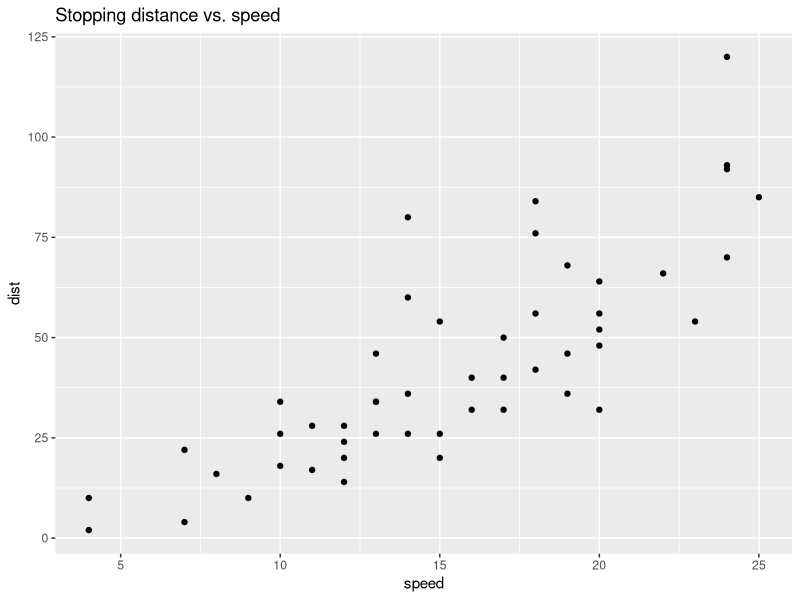
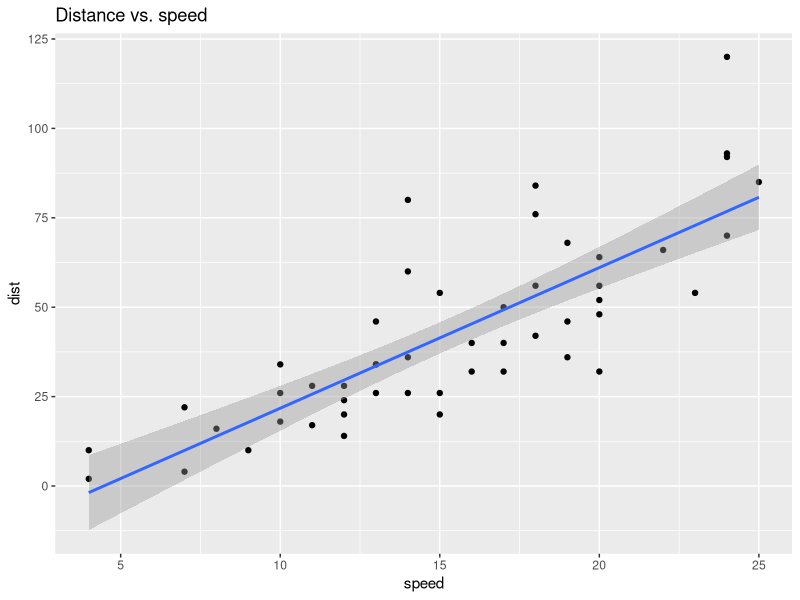
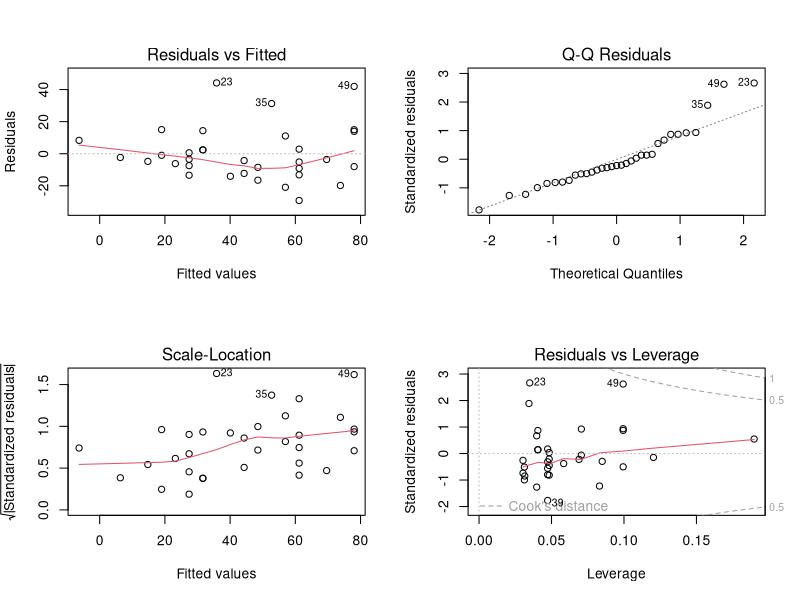

These charts were generated, in order, by the following R code:
## ---- chunk 1
knitr::opts_chunk$set(echo = TRUE)
## ---- chunk 2
library(datasets)
dataset = cars
head(dataset)
## ---- chunk 3
summary(dataset)
## ---- chunk 4
str(dataset)
## ---- chunk 5
library(ggplot2)
ggplot(dataset, aes(x = speed, y = dist)) +
  geom_point() + 
  labs(title = "Stopping distance vs. speed")
## ---- chunk 6
library(caTools)
set.seed(123)
split = sample.split(dataset$dist, SplitRatio = 2/3)
training_set = subset(dataset, split == TRUE)
test_set = subset(dataset, split == FALSE)
## ---- chunk 7
regressor = lm(formula = dist ~ speed,
               data = training_set)
summary(regressor)
## ---- chunk 8
library(ggplot2)
ggplot(dataset, aes(x = speed, y = dist)) +
  geom_point() + 
  geom_smooth(method = lm) +
  labs(title = "Distance vs. speed")
## ---- chunk 9
par(mfrow=c(2,2)) # Split the plotting panel into a 2 x 2 grid
plot(regressor) # Plot the model information
